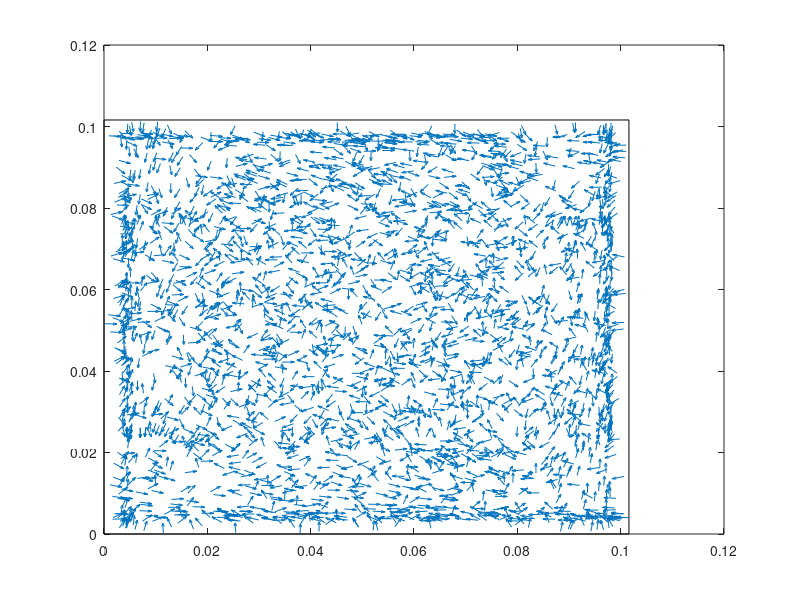

Write MATLAB code to recreate this figure.
%This function position randomly Ns strands in a 2D rectangular mould. It
%ensures the constrains that no strand are across the mould wall. the
%function returns a 3*Ns array 'configuration'. Each line represents a
%strand configuration by its coordinate x and y (column 1 and 2) and its
%orientation theata (column 3).
function configuration = random_distribution

%% mould size
Dx = 4*25.4e-3;%m
Dy = 4*25.4e-3;%m

%% strands dimensions
L = 1*25.4e-3;%m length
w = L/4; %width

%% number of strands to distribute
h = 6e-3;%m tplate thickness
th = 0.13e-3;%ply thickness
Ns_per_ply = Dx*Dy/(L*w);
Ns = round(Ns_per_ply * h/th);

%% initialize configuration
% first column is x position
% second column is y position
% last column is theta orientation
configuration = zeros(Ns,3);

%% loop for each strand
for i = 1:Ns

%suggest initial position
[x, y,theta] = throw_dice(Dx,Dy);
positionned = is_it_possible(x,y,theta,Dx,Dy,L,w);
while (~positionned) % try to position strand i
%suggest a position
[x, y,theta] = modify_position(x, y,theta, Dx,Dy);
%test if it is not braking constrains
positionned = is_it_possible(x,y,theta,Dx,Dy,L,w);

end

%store the configuration of strand i
configuration(i,:) = [x,y,theta];
end

%% visualisation
u = cos(configuration(:,3)) * L; %x dimension of each vector
v = sin(configuration(:,3)) * L; %y dimension of each vector
x = configuration(:,1) - u/2; %starting x position of each vector
y = configuration(:,2) - v/2; %starting y position of each vector
% arrows plot:
quiver(x,y,u,v);
rectangle('Position',[0 0 Dx Dy]);
figure

end


%generate a random configuration for a strand in the mould.
function [x, y, theta] = throw_dice(Dx,Dy)
x = rand * Dx;
y = rand * Dy;
theta = rand*2*pi; %theta should be between 0 and 360 deg
end


function [x, y,theta] = modify_position(x, y,theta, Dx,Dy)

dx = rand*Dx/30 - Dx/60;
dy = rand*Dy/30 - Dy/60;
dtheta = rand*2*pi/30;

x = x+dx;
y = y+dy;
if (x<0 || x>Dx); x=x-2*dx; end
if (y<0 || y>Dy); y=y-2*dy; end
theta = theta + dtheta;

end


%check if a configuration given by x, y and theta is possible (not
%constrained geometrically by mould walls. Dx and Dy are the mould
%dimensions. L and w the strands dimensions
function positionned = is_it_possible(x,y,theta,Dx,Dy,L,w)

positionned = ...
( (x - abs(cos(theta)*L/2)-abs(sin(theta)*w/2)) > 0 ) * ... not crossing left wall
( (x + abs(cos(theta)*L/2)+abs(sin(theta)*w/2)) < Dx) * ... not crossing right wall
( (y - abs(sin(theta)*L/2)-abs(cos(theta)*w/2)) > 0 ) * ... not crossing lower wall
( (y + abs(sin(theta)*L/2)+abs(cos(theta)*w/2)) < Dy) ;% not crossing upper wall
end